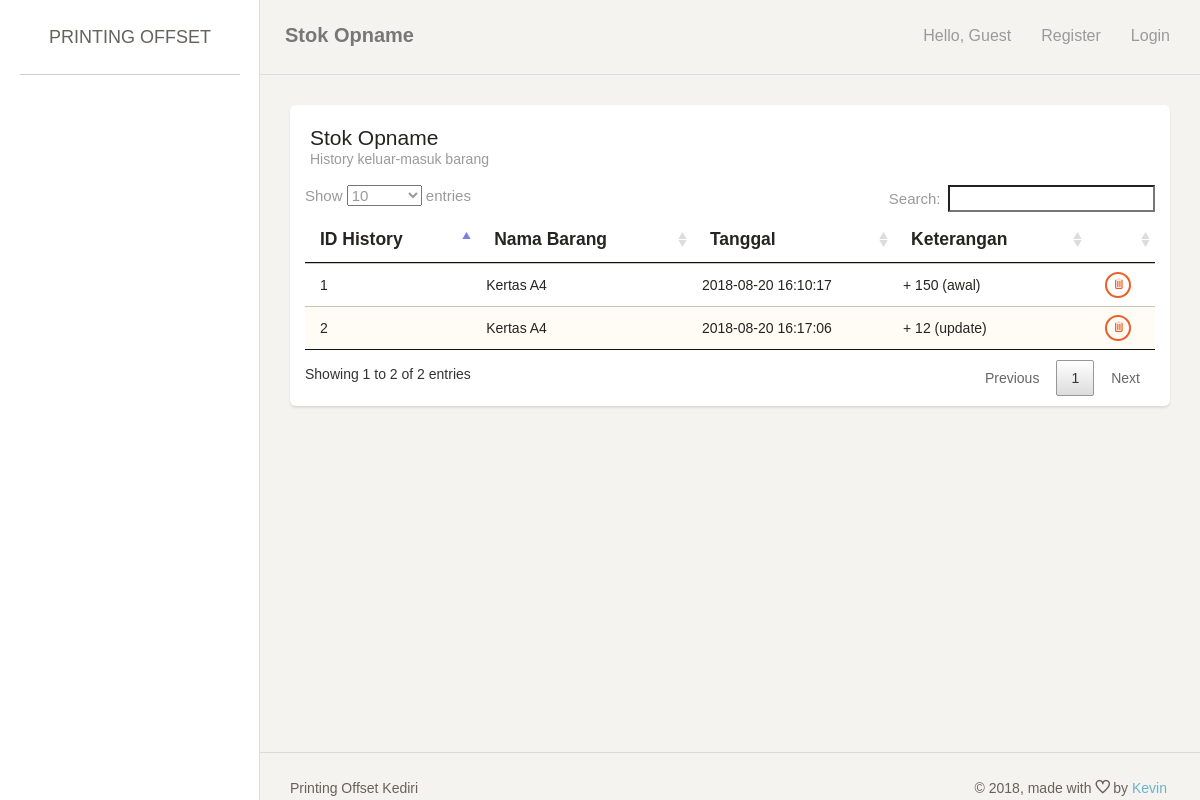
/index.php/historybarang, run on an earlier commit of the app's database.
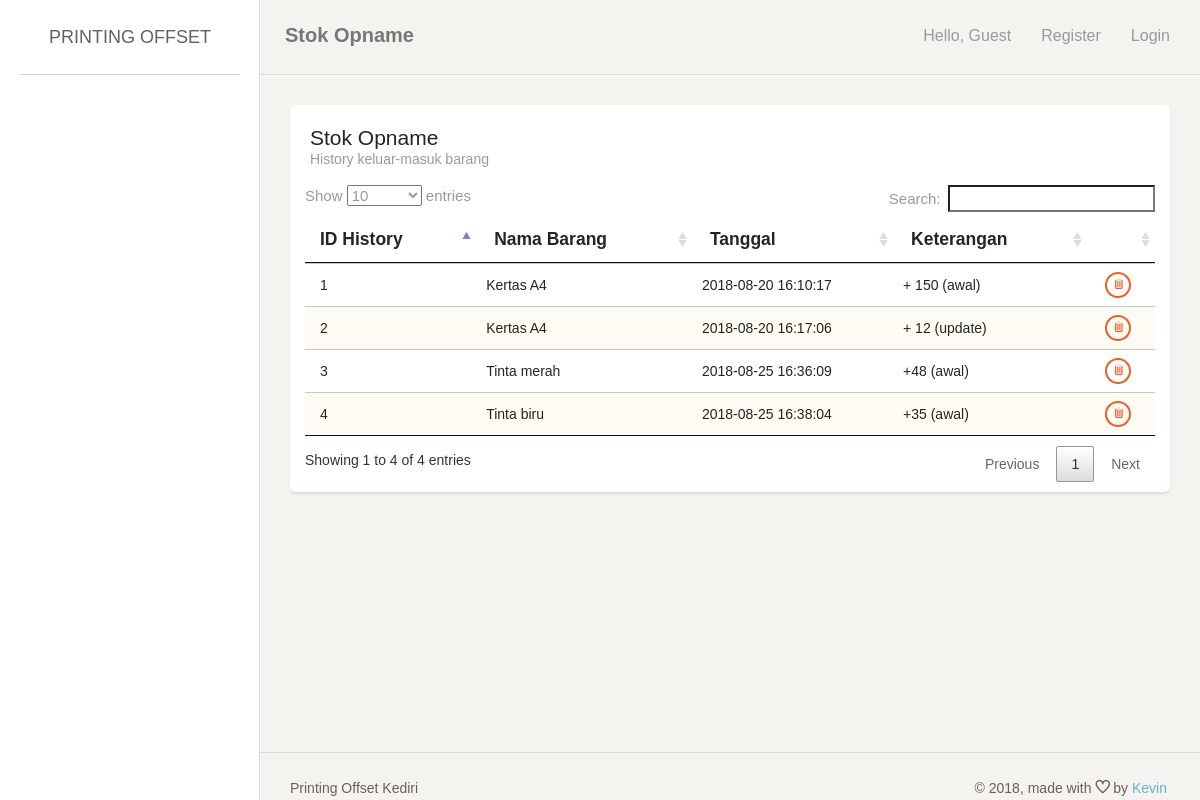
And on a later commit of the database.
### tables this page shows
CREATE TABLE `history` (
  `id_history` int(11) NOT NULL,
  `id_varian` int(11) NOT NULL,
  `tanggal` datetime DEFAULT CURRENT_TIMESTAMP,
  `deskripsi` varchar(255) NOT NULL
);

CREATE TABLE `varian` (
  `id_varian` int(11) NOT NULL,
  `id_jenis_barang` int(11) NOT NULL,
  `id_ukuran_kertas` int(11) DEFAULT NULL,
  `id_jenis_kertas` int(11) DEFAULT NULL,
  `nama_varian` varchar(255) DEFAULT NULL,
  `jumlah` int(11) DEFAULT NULL,
  `stock_awal` int(11) DEFAULT NULL,
  `stock` int(11) DEFAULT NULL,
  `warna` varchar(100) DEFAULT NULL,
  `harga_beli` int(11) DEFAULT NULL,
  `harga_jual` int(11) DEFAULT NULL,
  `warning` int(11) NOT NULL DEFAULT '100'
);

### application/controllers/HistoryBarang.php (called while the page is built, shortened)
<?php
class HistoryBarang extends CI_Controller {
	public function index() {
		$this->lst();
	}
	public function lst() {
		if ($_SESSION['printer']['user']['role'] == 0){
			$data['page_title'] = 'Stok Opname';
			$data['page_note'] = 'History keluar-masuk barang';
			$data['row'] = $this->MBarang->getAllHistory();
			$this->load->view('header', $data);
			$this->load->view('historybarang_list', $data);
			$this->load->view('footer', $data);
		} else {
			redirect('login');
		}
	}
}

### index.php (called while the page is built, shortened)
<?php
require_once BASEPATH.'core/CodeIgniter.php';

### application/models/Barang_model.php (called while the page is built, shortened)
<?php
class Barang_model extends CI_Model {
	public function getAllHistory() {
		$this->db->from('history h, varian b');
		$this->db->where('h.id_varian = b.id_varian');
		$this->db->order_by('h.tanggal', 'desc');
		return $this->db->get()->result_array();
	}
}

### application/views/historybarang_list.php (the view, shortened to what this page needs)
<div class="content">
    <div class="container-fluid">
        <div class="row">
            <div class="col-md-12">
                <div class="card">
                    <div class="header">
                        <h4 class="title"><?= $page_title; ?></h4>
                        <p class="category"><?= $page_note; ?></p>
                    </div>
                    <div class="content table-responsive">
                        <table id="myTable" class="table table-striped">
                            <thead><tr>
                                <th>ID History</th>
                                <th>Nama Barang</th>
                                <th>Tanggal</th>
                                <th>Keterangan</th>
                                <th></th>
                            </tr></thead>
                            <tbody>
                                <?php foreach ($row as $key => $value) {
                                    ?>
                                    <tr>
                                        <td><?= $value['id_history']; ?></td>
                                        <td><?= $value['nama_varian']; ?></td>
                                        <td><?= $value['tanggal']; ?></td>
                                        <td><?= $value['deskripsi']; ?></td>
                                        <td align="center">
                                            <a href="<?= site_url('historybarang/delete/'.$value['id_history']); ?>" class="btn btn-danger btn-xs"><span class="ti-trash" title="Delete"></span></a>
                                        </td>
                                    </tr>
                                    <?php
                                } ?>
                            </tbody>
                        </table>
                    </div>
                </div>
            </div>
        </div>
    </div>
</div>

What changed in the data, as far as the page shows it:
added history: id_history "4", id_varian.nama_varian "Tinta biru", tanggal "2018-08-25 16:38:04", deskripsi "+35 (awal)"
added history: id_history "3", id_varian.nama_varian "Tinta merah", tanggal "2018-08-25 16:36:09", deskripsi "+48 (awal)"
Also different on the page:
text written by a page script: "Show entries Search: Showing 1 to 2 of 2 entries Previous 1 Next" → "Show entries Search: Showing 1 to 4 of 4 entries Previous 1 Next"
